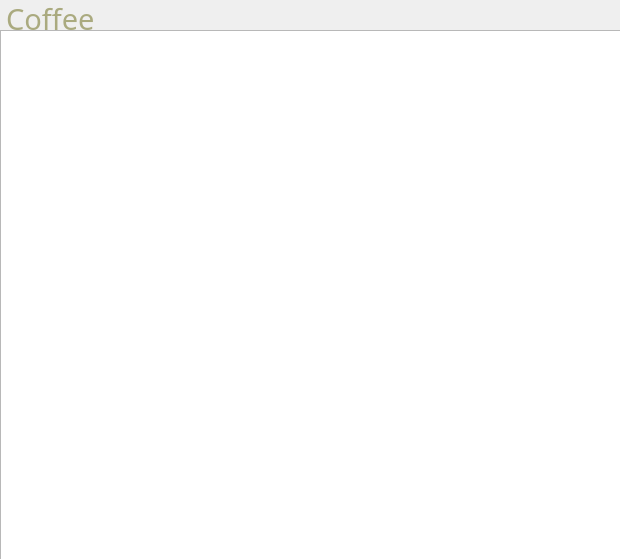
<?xml version="1.0" encoding="UTF-8"?>
<ui version="4.0">
 <class>MainWindow</class>
 <widget class="QMainWindow" name="MainWindow">
  <property name="geometry">
   <rect>
    <x>0</x>
    <y>0</y>
    <width>620</width>
    <height>559</height>
   </rect>
  </property>
  <property name="windowTitle">
   <string>MainWindow</string>
  </property>
  <widget class="QWidget" name="centralwidget">
   <widget class="QTableWidget" name="tableWidget">
    <property name="geometry">
     <rect>
      <x>0</x>
      <y>30</y>
      <width>621</width>
      <height>531</height>
     </rect>
    </property>
   </widget>
   <widget class="QLabel" name="label">
    <property name="geometry">
     <rect>
      <x>6</x>
      <y>3</y>
      <width>611</width>
      <height>31</height>
     </rect>
    </property>
    <property name="font">
     <font>
      <family>Old English Text MT</family>
      <pointsize>22</pointsize>
      <weight>50</weight>
      <bold>false</bold>
     </font>
    </property>
    <property name="styleSheet">
     <string notr="true">color: rgb(170, 170, 127);</string>
    </property>
    <property name="text">
     <string>Coffee</string>
    </property>
   </widget>
  </widget>
 </widget>
 <resources/>
 <connections/>
</ui>
